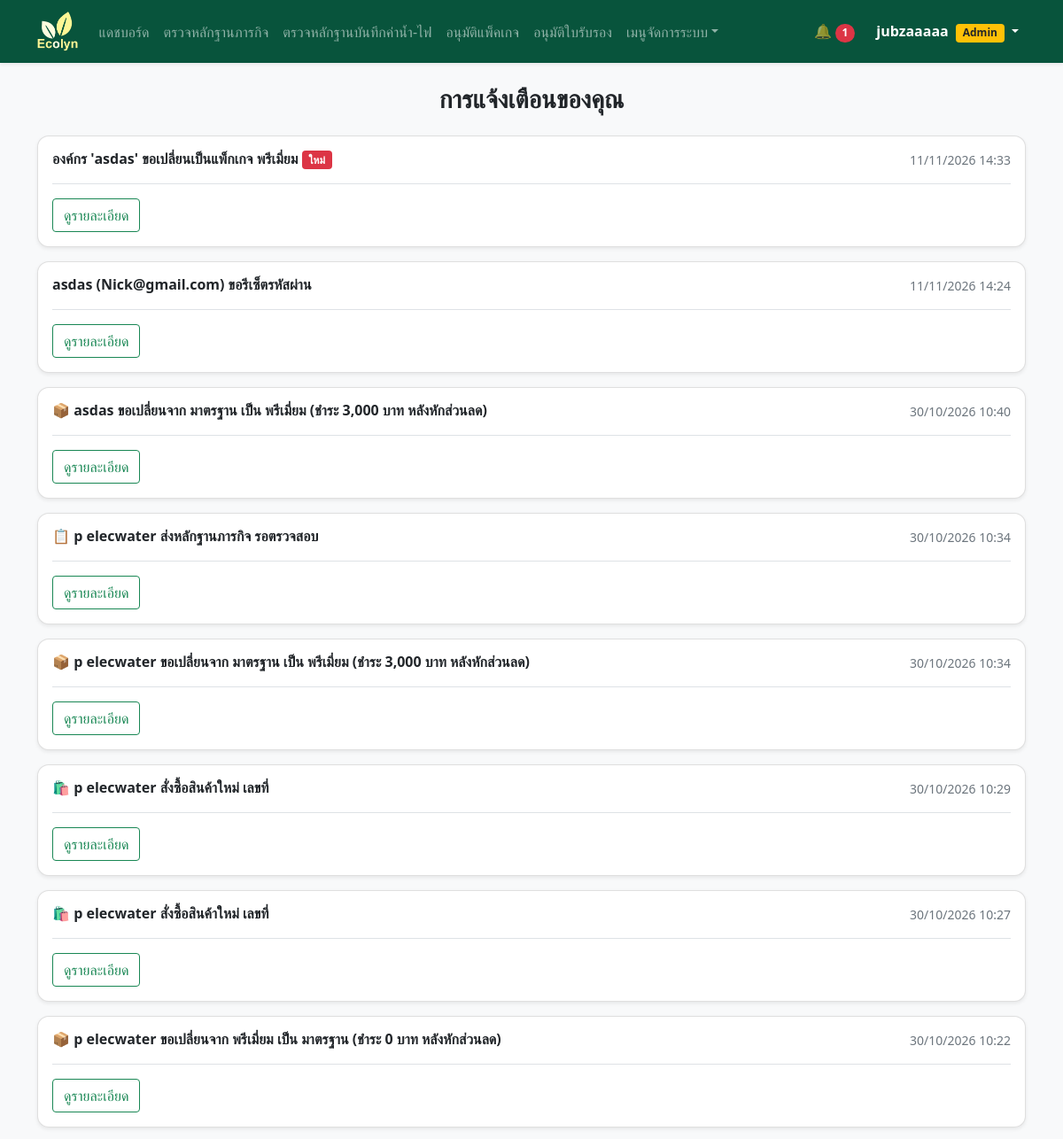
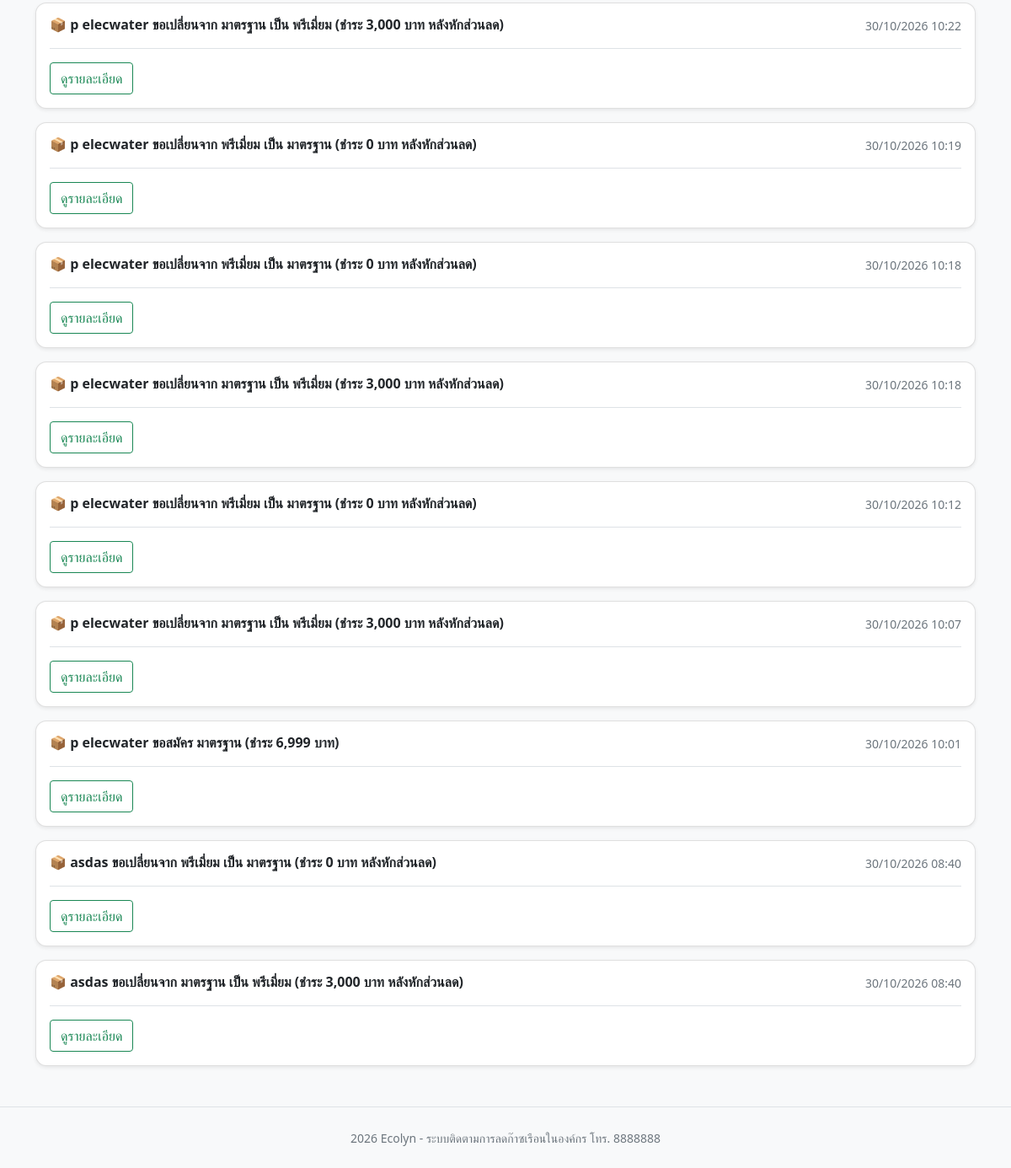
Screenshot of /noti.php (signed in) with the database file from the repository (2 pictures, top to bottom).
### tables this page shows
CREATE TABLE `company` (
  `id` int(11) NOT NULL,
  `role_id` int(11) NOT NULL DEFAULT 2,
  `email` varchar(255) NOT NULL,
  `pass` varchar(255) NOT NULL,
  `name` varchar(255) NOT NULL,
  `tel` varchar(13) NOT NULL,
  `status` enum('Y','N') NOT NULL DEFAULT 'Y',
  `create_at` datetime NOT NULL DEFAULT current_timestamp()
);

CREATE TABLE `noti` (
  `id` int(11) NOT NULL,
  `recip_id` int(11) DEFAULT NULL,
  `message` varchar(255) NOT NULL,
  `type` varchar(255) NOT NULL DEFAULT 'general',
  `link` varchar(255) NOT NULL,
  `is_read` tinyint(1) NOT NULL DEFAULT 0,
  `create_at` datetime NOT NULL DEFAULT current_timestamp()
);

### noti.php (the view, shortened to what this page needs)
<?php
include 'config.php';
$cid = (int)$_SESSION['company_id'];
$noti_result = mysqli_query($conn, "select * from noti where recip_id=$cid order by create_at desc limit 50");
mysqli_query($conn, "update noti set is_read=1 where recip_id=$cid");
?>
<!DOCTYPE html>
<html lang="th">
<head>
</head>
<body class="bg-light">
    <?php include 'navbar.php'; ?>
    <div class="container">
        <h3 class="fw-bold mt-3 text-center">การแจ้งเตือนของคุณ</h3>
        <div class="row">
            <?php while($n = mysqli_fetch_assoc($noti_result)): ?>
                <div class="col-12 mt-3">
                    <div class="card card-white shadow-sm p-3 h-100">
                        <div class="d-flex justify-content-between">
                            <h6 class="fw-bold">
                                <?= $n['message'] ?>
                                <?php if($n['is_read'] == 0): ?>
                                    <span class="badge bg-danger">ใหม่</span>
                                <?php endif; ?>
                            </h6>
                            <p class="text-muted small"><?= date('d/m/Y H:i', strtotime($n['create_at'])) ?></p>
                        </div>
                        <?php if(!empty($n['link'])): ?>
                            <div class="mt-auto pt-2 border-top">
                                <a href="<?= $n['link'] ?>" class="btn btn-outline-success  mt-2">ดูรายละเอียด</a>
                            </div>
                        <?php endif; ?>
                    </div>
                </div>
            <?php endwhile; ?>
        </div>
    </div>
<?php include 'footer.php'; ?>
</body>
</html>

### navbar.php (shortened to what this page needs)
<?php
include 'config.php';
$in_admin = strpos($_SERVER['PHP_SELF'], '/admin/') !== false;
$base = $in_admin ? '../' : '';
$admin = $in_admin ? '' : 'admin/';
$page = basename($_SERVER['PHP_SELF']);
$cid = $_SESSION['company_id'] ?? 0;
$company = null;
$unread = 0;
if($cid){
    $company = mysqli_fetch_assoc(mysqli_query($conn, "select * from company where id=$cid"));
    $unread = mysqli_num_rows(mysqli_query($conn, "select * from noti where recip_id=$cid and is_read=0"));
}
$is_admin = ($company['role_id'] ?? 0) == 1;
$admin_menu = [
    'dashboard.php'=>'แดชบอร์ด',
    'mission_review.php'=>'ตรวจหลักฐานภารกิจ',
    'utility_review.php'=>'ตรวจหลักฐานบันทึกค่าน้ำ-ไฟ',
    'pack_review.php'=>'อนุมัติแพ็คเกจ',
    'certificate_review.php'=>'อนุมัติใบรับรอง'
    ];
?>
<link rel="stylesheet" href="<?= $base ?>css/bootstrap.min.css">
<nav class="navbar navbar-expand-lg navbar-dark mb-4 shadow-sm bg-green">
    <div class="container">
        <a href="<?= $base ?>index.php" class="navbar-brand">
            <img src="<?= $base ?>img/Logo.png" style="height:45px;">
        </a>
        <div class="collapse navbar-collapse bg" id="navMenu">
            <ul class="navbar-nav me-auto">
                <?php if($is_admin): ?>
                    <?php foreach($admin_menu as $file => $label): ?>
                        <li class="nav-item">
                            <a class="nav-link <?= $page == $file ? 'active fw-bold' : '' ?>" href="<?= $admin . $file ?>"><?= $label ?></a>
                        </li>
                    <?php endforeach; ?>
                    <li class="nav-item dropdown">
                        <a href="#" class="nav-link dropdown-toggle" data-bs-toggle="dropdown">เมนูจัดการระบบ</a>
                    </li>
                <?php endif; ?>
            </ul>
            <ul class="navbar-nav align-items-center">
                <?php if($company): ?>
                    <li class="nav-item me-2">
                        <a class="nav-link" href="<?= $base ?>noti.php">
                            🔔 <?php if($unread > 0): ?><span class="badge bg-danger rounded-pill"><?= $unread ?></span><?php endif; ?>
                        </a>
                    </li>
                    <li class="nav-item dropdown">
                        <a class="nav-link dropdown-toggle text-white fw-bold" href="#" data-bs-toggle="dropdown">
                            <?= $company['name'] ?>
                            <?php if($is_admin): ?><span class="badge bg-warning text-dark ms-1">Admin</span><?php endif; ?>
                        </a>
                    </li>
                <?php endif; ?>
            </ul>
        </div>
    </div>
</nav>

### navbar.php (style rules this page uses)
.bg-green { background-color: #08543c; }
.card-white { border-radius: 13px; }

### rows the page displays
company: name "jubzaaaaa"
noti: message "องค์กร 'asdas' ขอเปลี่ยนเป็นแพ็กเกจ พรีเมี่ยม", is_read "ใหม่", create_at "11/11/2026 14:33"
noti: message "asdas (Nick@gmail.com) ขอรีเซ็ตรหัสผ่าน", create_at "11/11/2026 14:24"
noti: message "📦 asdas ขอเปลี่ยนจาก มาตรฐาน เป็น พรีเมี่ยม (ชำระ 3,000 บาท หลังหักส่วนลด)", create_at "30/10/2026 10:40"
noti: message "📋 p elecwater ส่งหลักฐานภารกิจ รอตรวจสอบ", create_at "30/10/2026 10:34"
noti: message "📦 p elecwater ขอเปลี่ยนจาก มาตรฐาน เป็น พรีเมี่ยม (ชำระ 3,000 บาท หลังหักส่วนลด)", create_at "30/10/2026 10:34"
noti: message "🛍️ p elecwater สั่งซื้อสินค้าใหม่ เลขที่", create_at "30/10/2026 10:29"
noti: message "🛍️ p elecwater สั่งซื้อสินค้าใหม่ เลขที่", create_at "30/10/2026 10:27"
noti: message "📦 p elecwater ขอเปลี่ยนจาก พรีเมี่ยม เป็น มาตรฐาน (ชำระ 0 บาท หลังหักส่วนลด)", create_at "30/10/2026 10:22"
noti: message "📦 p elecwater ขอเปลี่ยนจาก มาตรฐาน เป็น พรีเมี่ยม (ชำระ 3,000 บาท หลังหักส่วนลด)", create_at "30/10/2026 10:22"
noti: message "📦 p elecwater ขอเปลี่ยนจาก พรีเมี่ยม เป็น มาตรฐาน (ชำระ 0 บาท หลังหักส่วนลด)", create_at "30/10/2026 10:19"
noti: message "📦 p elecwater ขอเปลี่ยนจาก พรีเมี่ยม เป็น มาตรฐาน (ชำระ 0 บาท หลังหักส่วนลด)", create_at "30/10/2026 10:18"
noti: message "📦 p elecwater ขอเปลี่ยนจาก มาตรฐาน เป็น พรีเมี่ยม (ชำระ 3,000 บาท หลังหักส่วนลด)", create_at "30/10/2026 10:18"
noti: message "📦 p elecwater ขอเปลี่ยนจาก พรีเมี่ยม เป็น มาตรฐาน (ชำระ 0 บาท หลังหักส่วนลด)", create_at "30/10/2026 10:12"
noti: message "📦 p elecwater ขอเปลี่ยนจาก มาตรฐาน เป็น พรีเมี่ยม (ชำระ 3,000 บาท หลังหักส่วนลด)", create_at "30/10/2026 10:07"
noti: message "📦 p elecwater ขอสมัคร มาตรฐาน (ชำระ 6,999 บาท)", create_at "30/10/2026 10:01"
noti: message "📦 asdas ขอเปลี่ยนจาก พรีเมี่ยม เป็น มาตรฐาน (ชำระ 0 บาท หลังหักส่วนลด)", create_at "30/10/2026 08:40"
noti: message "📦 asdas ขอเปลี่ยนจาก มาตรฐาน เป็น พรีเมี่ยม (ชำระ 3,000 บาท หลังหักส่วนลด)", create_at "30/10/2026 08:40"

### other values shown
$label "แดชบอร์ด"
$label "ตรวจหลักฐานภารกิจ"
$label "ตรวจหลักฐานบันทึกค่าน้ำ-ไฟ"
$label "อนุมัติแพ็คเกจ"
$label "อนุมัติใบรับรอง"
$unread "1"
